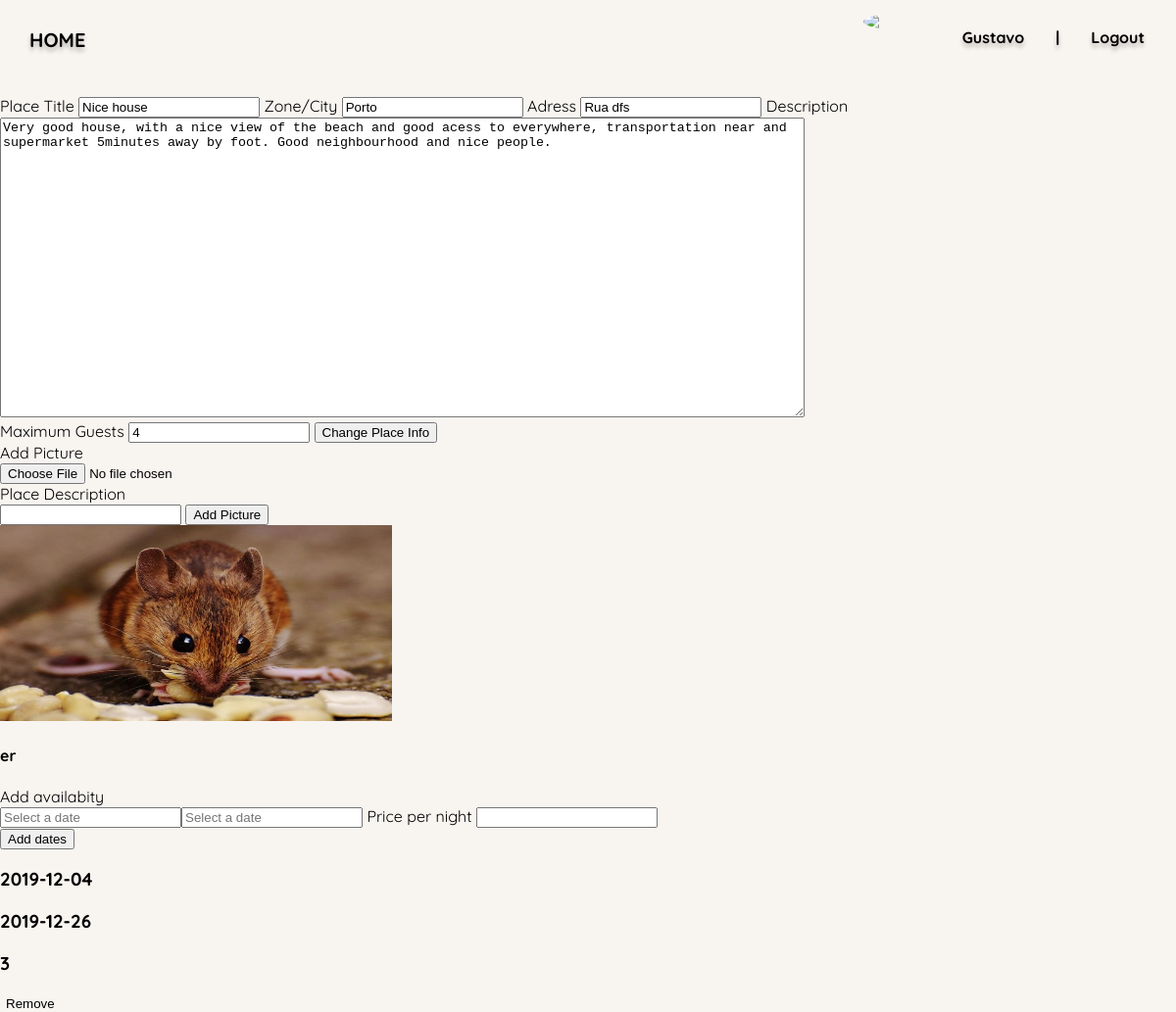
Before: /pages/houseManage.php?id=1 (signed in) with the older database file.
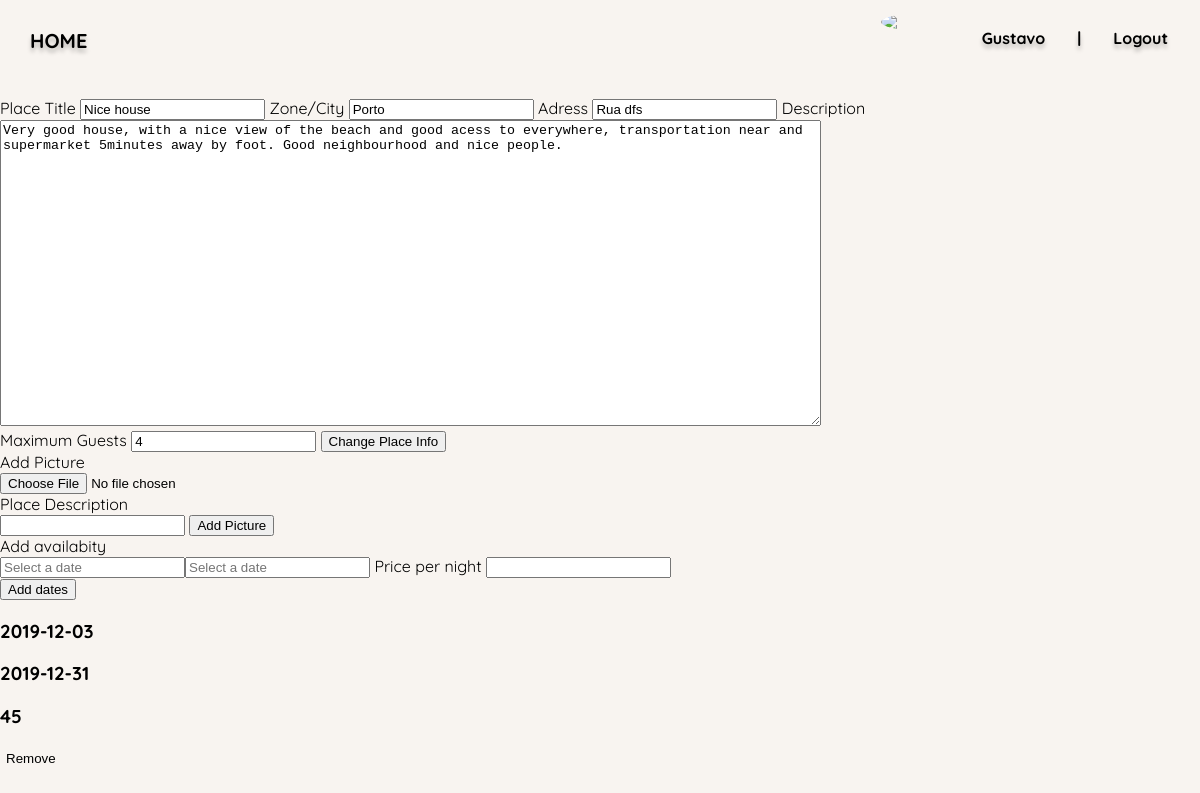
After: the same page with the newer database file.
### tables this page shows
CREATE TABLE PlaceImage(
    placeImageID integer PRIMARY KEY,
    placeID integer NOT NULL REFERENCES Place,
    imagePath text NOT NULL,
    imageDescription text NOT NULL
);

CREATE TABLE Available_Dates(
    Available_DatesID integer PRIMARY KEY,
    placeID integer NOT NULL REFERENCES Place,
    startDate date NOT NULL,
    endDate date NOT NULL,
    price integer NOT NULL CHECK(price > 0),
    CHECK(endDate >= startDate)
);

### pages/houseManage.php (called while the page is built, shortened)
<?php
    include_once ('../templates/header.php');
    include_once ('../templates/footer.php');
    include_once ('../templates/manage.php');
    include_once ('../actions/getPlaceInfo.php');
    $userId = $_SESSION['userID'];
    $user_places = getUserPlaces($userId);
    $houseID = $_GET['id'];
    $userplace = NULL;
    foreach($user_places as $place){
        if($place['id'] == $houseID){
            $userplace = $place;
            break;
        }
    }
    $images = getPlaceImages($userplace['id']);
    displayPlaceImages($images);
    drawAvailablesForm($userplace);
?>

### actions/user_info.php (called while the page is built, shortened)
<?php
    function getUserPlaces($userId){
        $db = Database::instance()->db();
        $stmt1 = $db->prepare('Select * from User
                              where User.userId = :userId
                                ');
        $stmt1->bindParam(':userId', $userId);
        $stmt1->execute();
        $user1 = $stmt1->fetch();
        $stmt = $db->prepare('Select Place.placeId as id,Place.title,
                                Place.city,Place.maxGuests as maxGuests,
                                IFNULL(avg(comment.classification),\'No Reviews yet\') as class,
                                place.placeDescription ,place.placeAddress
                                from
                                    User Join Place on User.userId = Place.placeOwner
                                    LEFT Join Comment on Place.placeid = comment.placeid
                                where User.userId = :userId
                                group by place.placeid;');
        $stmt->bindParam(':userId', $userId);
        $stmt->execute();
        $places = $stmt->fetchAll();
        return $places;
    }
        ?>

### actions/getPlaceInfo.php (the view, shortened to what this page needs)
    <?php
    function getAvailabitities($placeId){
        $db = Database::instance()->db();
        $stmt = $db->prepare('Select * from Available_Dates where PlaceId = :placeid and endDate >= date(\'now\')');
        $stmt->bindParam(':placeid',$placeId);
        $stmt->execute();
        $dates = $stmt->fetchAll();
        usort($dates, "sortFunction");
        return $dates;
    }
    function drawAvailables($dates){
        ?>
            <div id='availables'>
        <?php
        foreach($dates as $date){
            ?>
                <div id='available<?= $date["Available_DatesID" ]?>' >
                    <h3> <?= $date['startDate']?> </h3>
                    <h3> <?= $date['endDate']?> </h3>
                    <h3> <?= $date['price']?> </h3>
                    <button type='button' onclick='removeAvailable(<?= $date["Available_DatesID" ] ?>,calendarioRef)'> Remove </button>
                </div>
            <?php
        }
        ?>
            </div>
        <?php
    }
        ?>
        <?php
    function getPlaceImages($placeId){
        $db = Database::instance()->db();
        $stmt = $db->prepare('Select * from PlaceImage where placeId = :placeid');
        $stmt->bindParam(':placeid',$placeId);
        $stmt->execute();
        $images = $stmt->fetchAll();
        return $images;
    }
    function displayPlaceImages($images){
        ?>
            <div id='placeImages'>
        <?php
            foreach($images as $image){
                ?>
                <div id='placeImage'>
                    <img src="<?=$image['imagePath']?>" alt="Image of Place" width="400" height="200">
                    <h4><?=$image['imageDescription']?></h4>
                </div>
                <?php
            }
        ?>
            </div>
        <?php
    }
?>

Changed rows visible on the page:
removed placeimage: imagePath (picture), imageDescription "er"
removed available_dates: startDate "2019-12-04", endDate "2019-12-26", price "3"
added available_dates: startDate "2019-12-03", endDate "2019-12-31", price "45"
